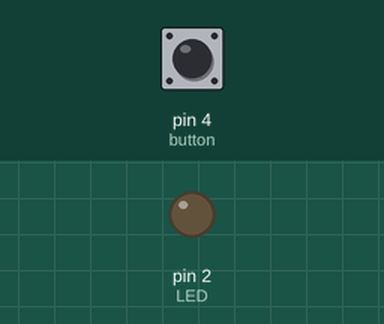
Simulated run of this sketch. Board: Arduino Uno, built with avr-gcc and run on an emulated ATmega328P. Parts: output pins drawn as LEDs (lit = HIGH). The test bench sets the inputs (shaded band); at power-on: pin 4 (button) HIGH.

Above: at 1.8 s.
1.9 s: pin 4 (button) pulled LOW for 0.6 s
At 2.4 s:
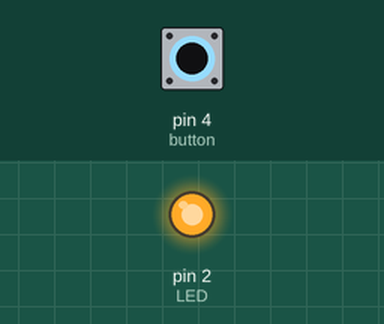
4.0 s: pin 4 (button) pulled LOW for 3.2 s
At 7.8 s:
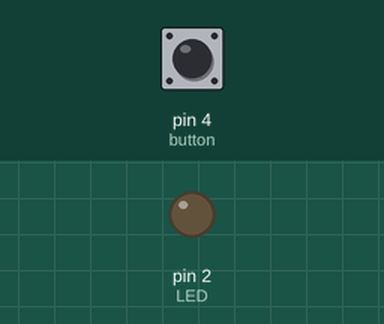
Timing chart, 0 to 9.3 s (numbered marks = the images above; inputs shaded):
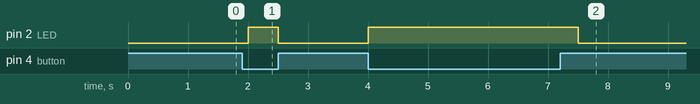

The sketch:

push_button.ino
```cpp
#define LED 2
#define button 4

void setup() {
  // put your setup code here, to run once:
  pinMode(LED, OUTPUT);
  pinMode(button, INPUT);
}

void loop() {
  if (digitalRead(button) == LOW)
  {
    digitalWrite(LED, HIGH);
    delay(500);
  }
  else
  {
    digitalWrite(LED, LOW);
    delay(500);
  }
}
```

Measured:
- after the input at 1.9 s, pin 2 (LED): LOW → HIGH after 0.10 s, → LOW 0.50 s later
- after the input at 4.0 s, pin 2 (LED): LOW → HIGH at once, → LOW 3.5 s later
